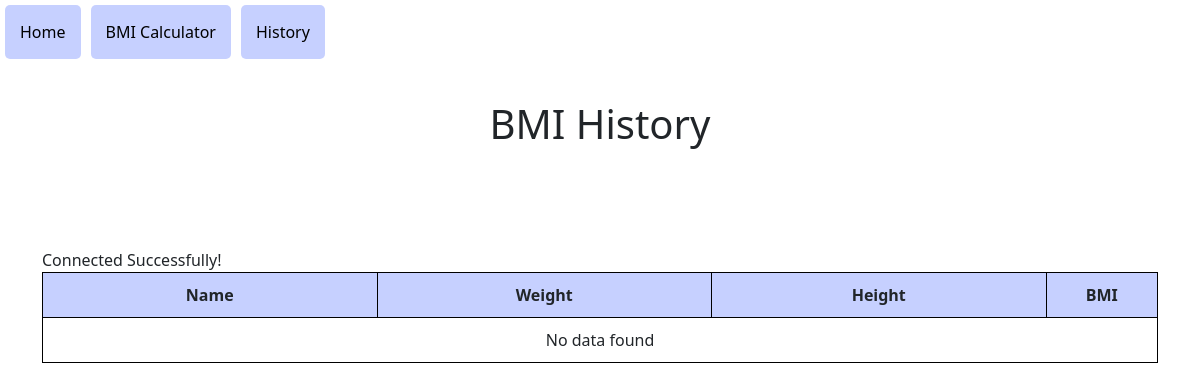
The app's page /history.php, older data.
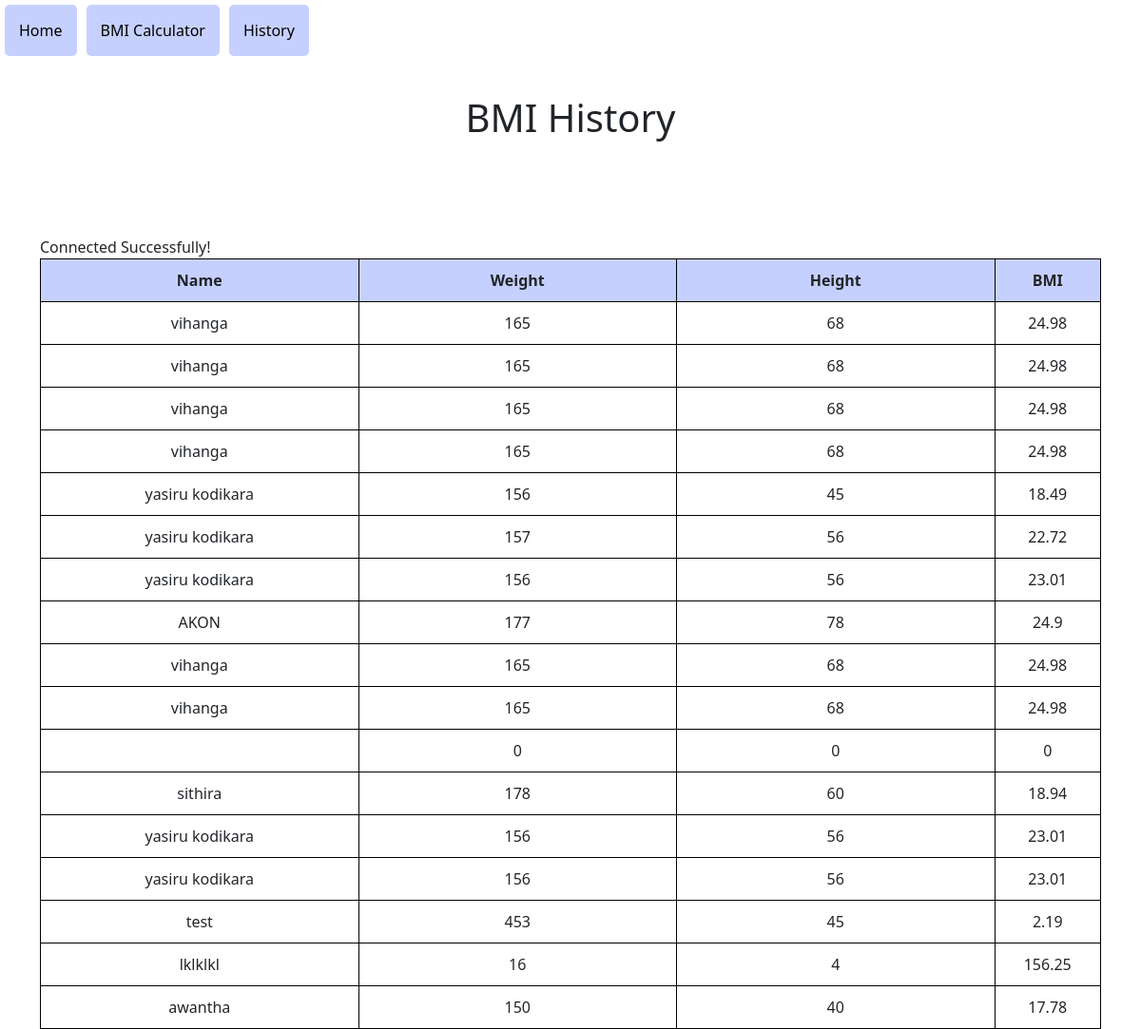
The same page, newer data.
### tables this page shows
CREATE TABLE `bmi_data` (
  `id` int(11) NOT NULL,
  `name` char(20) DEFAULT NULL,
  `height` float DEFAULT NULL,
  `weight` float DEFAULT NULL,
  `bmi` float DEFAULT NULL
);

### history.php (the view, shortened to what this page needs)
<!DOCTYPE html>
<html lang="en">
<head>
    <link href="https://cdn.jsdelivr.net/npm/bootstrap@5.0.2/dist/css/bootstrap.min.css" rel="stylesheet">
    <link rel="stylesheet" href="styles.css">
</head>
<body>
     <div class="nav">
        <ul class="nav-list">
            <li class="nav-item"><a href="index.php">Home</a></li>
            <li class="nav-item"><a href="form.php">BMI Calculator</a></li>
            <li class="nav-item"><a href="history.php">History</a></li>
        </ul>
     </div>
     <h1 class="main-heading">BMI History</h1>
    <div class="container">
        <table>
            <tr>
                <th>Name</th>
                <th>Weight</th>
                <th>Height</th>
                <th>BMI</th>
            </tr>
            <?php
                include_once 'dbc.php';
                $sql = "SELECT * FROM bmi_data";
                $result = mysqli_query($conn, $sql);
                if(mysqli_num_rows($result)>0){
                    while($row = mysqli_fetch_assoc($result)){
                        echo "
                        <tr>
                            <td>{$row['name']}</td>
                            <td>{$row['weight']}</td>
                            <td>{$row['height']}</td>
                            <td>{$row['bmi']}</td>
                        </tr>
                        ";
                    }
                }else{
                    echo "<tr><td colspan='4'>No data found</td></tr>";
                }
            ?>
        </table>
    </div>
</body>
</html>

Row changes from the older to the newer data that the page shows:
added bmi_data: name "vihanga", weight "165", height "68", bmi "24.98"
added bmi_data: name "vihanga", weight "165", height "68", bmi "24.98"
added bmi_data: name "vihanga", weight "165", height "68", bmi "24.98"
added bmi_data: name "vihanga", weight "165", height "68", bmi "24.98"
added bmi_data: name "yasiru kodikara", weight "156", height "45", bmi "18.49"
added bmi_data: name "yasiru kodikara", weight "157", height "56", bmi "22.72"
added bmi_data: name "yasiru kodikara", weight "156", height "56", bmi "23.01"
added bmi_data: name "AKON", weight "177", height "78", bmi "24.9"
added bmi_data: name "vihanga", weight "165", height "68", bmi "24.98"
added bmi_data: name "vihanga", weight "165", height "68", bmi "24.98"
added bmi_data: weight "0", height "0", bmi "0"
added bmi_data: name "sithira", weight "178", height "60", bmi "18.94"
added bmi_data: name "yasiru kodikara", weight "156", height "56", bmi "23.01"
added bmi_data: name "yasiru kodikara", weight "156", height "56", bmi "23.01"
added bmi_data: name "test", weight "453", height "45", bmi "2.19"
added bmi_data: name "lklklkl", weight "16", height "4", bmi "156.25"
added bmi_data: name "awantha", weight "150", height "40", bmi "17.78"
Text that changed along with them:
text no longer shown: "No data found"
